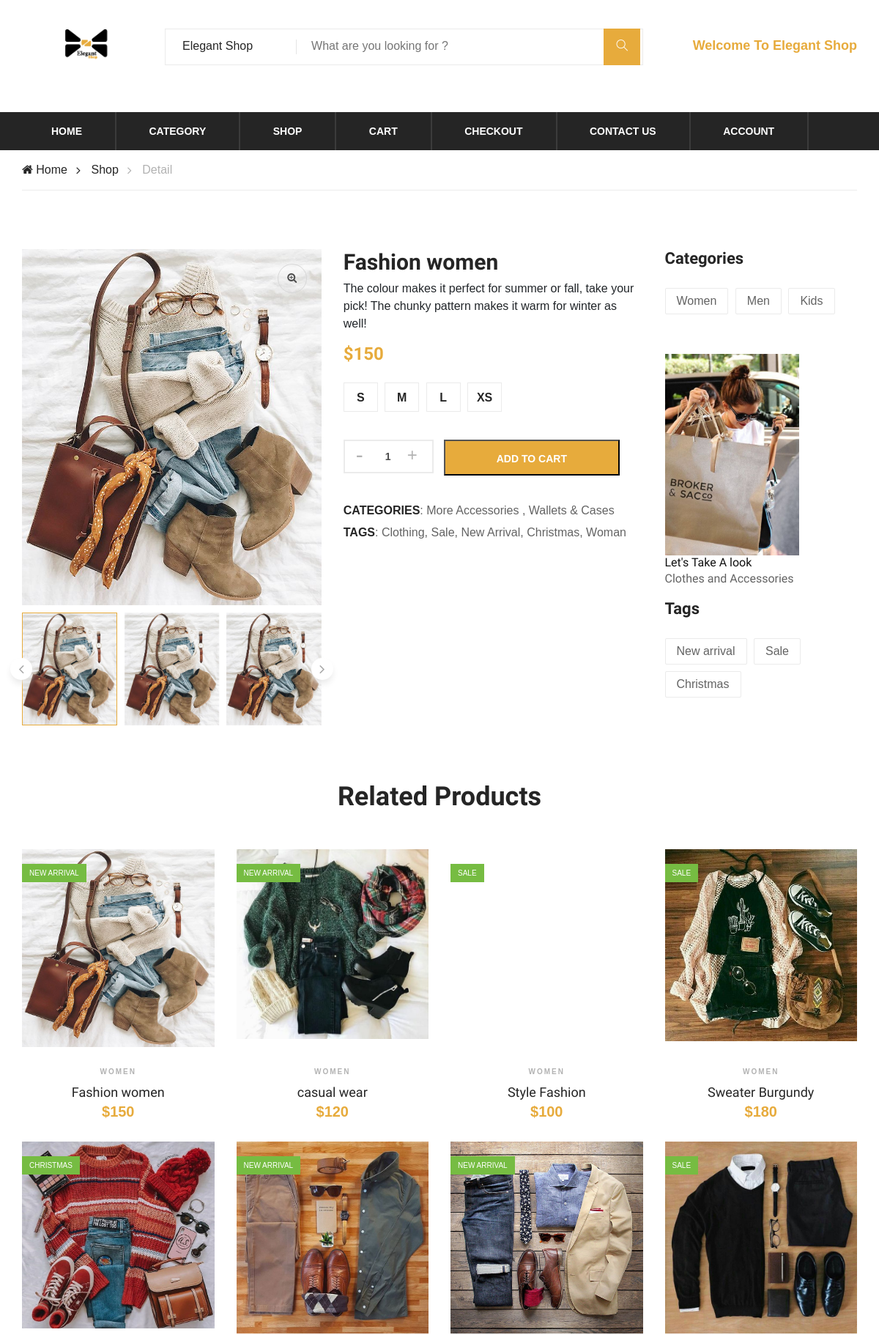
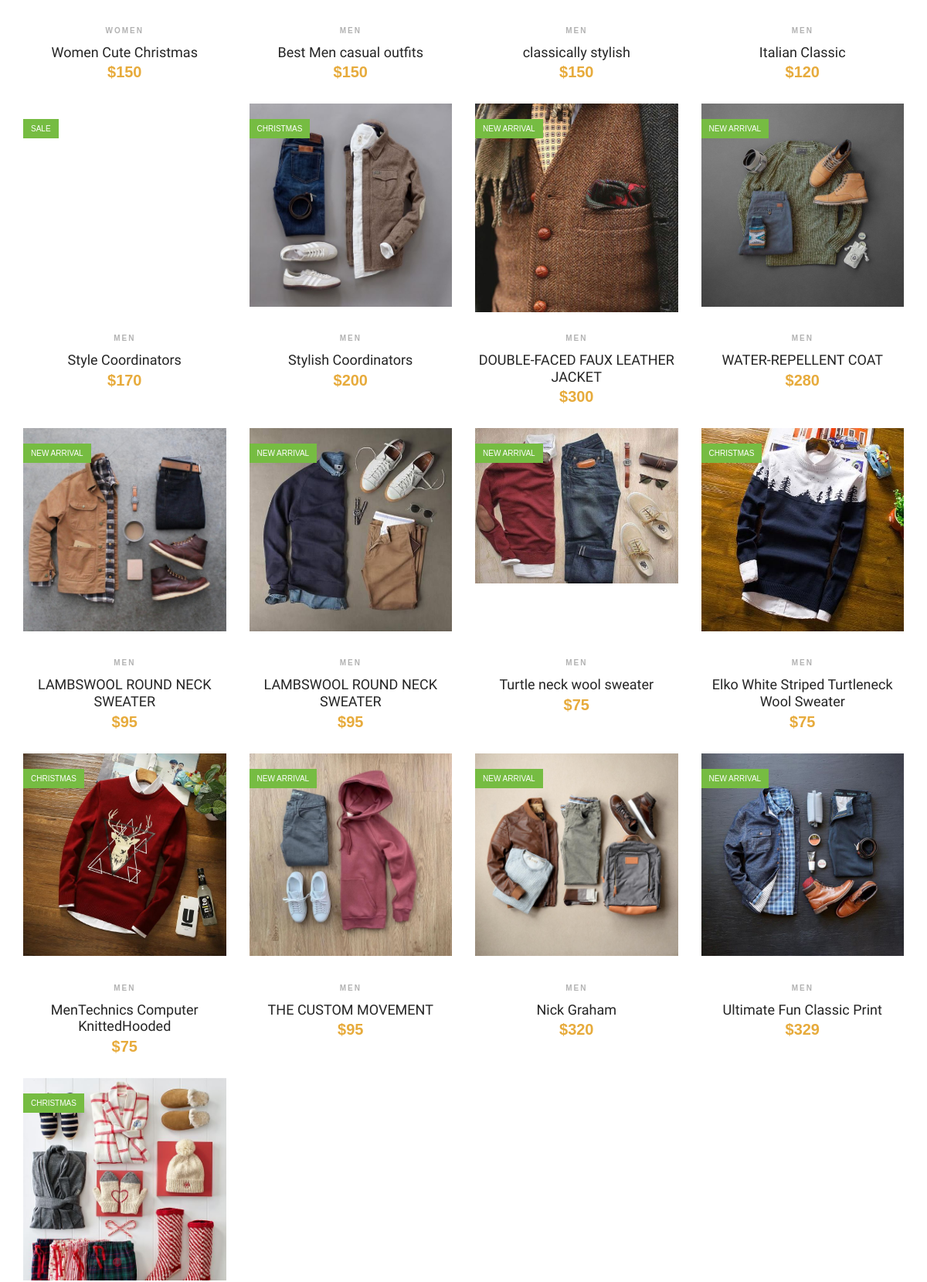
The app's page /product.php?proid=49&&subname=clothes (upper part) with its own data (2 pictures, top to bottom).
### tables this page shows
CREATE TABLE `category` (
  `category_id` int(10) NOT NULL,
  `category_name` varchar(100) NOT NULL,
  `category_image` text NOT NULL,
  `category_tag` varchar(100) NOT NULL,
  `sub_name` varchar(255) NOT NULL,
  `category_image_tag` text NOT NULL
);

CREATE TABLE `products` (
  `products_id` int(10) NOT NULL,
  `products_name` varchar(255) NOT NULL,
  `products_des` varchar(255) NOT NULL,
  `products_image` text NOT NULL,
  `products_price` double NOT NULL,
  `category_name` varchar(255) NOT NULL,
  `size_name` varchar(255) NOT NULL,
  `category_tag` varchar(255) NOT NULL,
  `sub_name` varchar(255) NOT NULL,
  `products_sale` float NOT NULL,
  `category_id` int(10) NOT NULL,
  `sub_id` int(10) NOT NULL
);

### product.php (the view, shortened to what this page needs)
<?php
include('connection.php');
include('header.php');
$proid = $_GET['proid'];
$subname = $_GET['subname'];
?>
<div class="breacrumb-section">
    <div class="container">
        <div class="row">
            <div class="col-lg-12">
                <div class="breadcrumb-text product-more">
                    <a href="./index.php"><i class="fa fa-home"></i> Home</a>
                    <a href="./shop.php">Shop</a>
                    <span>Detail</span>
                </div>
            </div>
        </div>
    </div>
</div>
<section class="product-shop spad page-details">
    <div class="container">
        <div class="row">
            <div class="col-lg-3 col-md-6 col-sm-8 order-2 order-lg-1 produts-sidebar-filter">
                <div class="filter-widget">
                    <h4 class="fw-title">Categories</h4>
                    <div class="fw-tags">
                        <?php
                        $query  = "SELECT * FROM category";
                        $result = mysqli_query($conn, $query);
                        while ($row = mysqli_fetch_assoc($result)) {
                        ?>
                            <a href="category.php?catname=<?php echo $row['category_name']; ?>"><?php echo $row['category_name']; ?></a>
                        <?php
                        };
                        ?>
                    </div>
                </div>
                <div class="filter-widget">
                    <div class="recent-blog">
                        <?php
                        $query  = "SELECT * FROM category WHERE category_name='Women'; ";
                        $result = mysqli_query($conn, $query);
                        while ($row = mysqli_fetch_assoc($result)) {
                        ?>
                            <a href="shop.php" class="rb-item">
                                <div class="rb-pic">
                                    <img src="admin/img/shopgo1.jpeg" width="70%" height="30%" alt="">
                                </div>
                                <div class="rb-text">
                                    <h6>Let's Take A look</h6>
                                    <p>Clothes and Accessories</p>
                                </div>
                            </a>
                        <?php
                        };
                        ?>
                        <div class="filter-widget">
                            <h4 class="fw-title">Tags</h4>
                            <div class="fw-tags">
                                <?php
                                $query  = "SELECT * FROM category";
                                $result = mysqli_query($conn, $query);
                                while ($row = mysqli_fetch_assoc($result)) {
                                ?>
                                    <a href="tagpage.php?tagname=<?php echo $row['category_tag']; ?>"><?php echo $row['category_tag']; ?></a>
                                <?php
                                };
                                ?>
                            </div>
                        </div>
                    </div>
                </div>
            </div>
            <div class="col-lg-9">
                <div class="row">
                    <?php
                    $query  = "SELECT * FROM products WHERE products_id='$proid';";
                    $result = mysqli_query($conn, $query);
                    while ($row = mysqli_fetch_assoc($result)) {
                    ?>
                        <div class="col-lg-6">
                            <div class="product-pic-zoom">
                                <img class="product-big-img" src="admin/<?php echo $row['products_image']; ?>" alt="">
                                <div class="zoom-icon">
                                    <i class="fa fa-search-plus"></i>
                                </div>
                            </div>
                            <div class="product-thumbs">
                                <div class="product-thumbs-track ps-slider owl-carousel">
                                    <div class="pt active" data-imgbigurl="admin/<?php echo $row['products_image']; ?>"><img src="admin/<?php echo $row['products_image']; ?>" alt=""></div>
                                    <div class="pt" data-imgbigurl="admin/<?php echo $row['products_image']; ?>"><img src="admin/<?php echo $row['products_image']; ?>" alt=""></div>
                                    <div class="pt" data-imgbigurl="admin/<?php echo $row['products_image']; ?>"><img src="admin/<?php echo $row['products_image']; ?>" alt=""></div>
                                </div>
                            </div>
                        </div>
                        <div class="col-lg-6">
                            <div class="product-details">
                                <div class="pd-title">
                                    <h3><?php echo $row['products_name']; ?></h3>
                                </div>
                                <div class="pd-desc"><?php echo $row['products_des']; ?></p>
                                    <h4>$<?php echo $row['products_price']; ?><span></span></h4>
                                </div>
                                <div class="pd-size-choose">
                                    <div class="sc-item">
                                        <label for="sm-size">s</label>
                                    </div>
                                    <div class="sc-item">
                                        <label for="md-size">m</label>
                                    </div>
                                    <div class="sc-item">
                                        <label for="lg-size">l</label>
                                    </div>
                                    <div class="sc-item">
                                        <label for="xl-size">xs</label>
                                    </div>
                                </div>
                                <form method="post" action="shopping-cart.php?action=add&pid=<?php echo $row['products_id']; ?>">
                                    <div class="quantity">
                                        <div class="pro-qty">
                                            <input type="text" value="1" name="quantity" size="2">
                                        </div>
                                        <input type="submit" value="Add to Cart" class="btnAddAction primary-btn pd-cart" />
                                    </div>
                                </form>
                                <ul class="pd-tags">
                                    <li><span>CATEGORIES</span>: More Accessories , Wallets & Cases</li>
                                    <li><span>TAGS</span>: Clothing, Sale, New Arrival, Christmas, Woman</li>
                                </ul>
                            </div>
                        </div>
                    <?php
                    };
                    ?>
                </div>
            </div>
        </div>
    </div>
</section>
<div class="related-products spad">
    <div class="container">
        <div class="row">
            <div class="col-lg-12">
                <div class="section-title">
                    <h2>Related Products</h2>
                </div>
            </div>
        </div>
        <div class="row">
            <?php
            $query  = "SELECT * FROM products WHERE sub_name='$subname';";
            $result = mysqli_query($conn, $query);
            while ($row = mysqli_fetch_assoc($result)) {
            ?>
                <div class="col-lg-3 col-sm-6">
                    <div class="product-item">
                        <div class="pi-pic fixedBoxImglargeTag">
                            <img class="ImgSize" src="admin/<?php echo $row['products_image']; ?>" alt="">
                            <div class="sale"><?php echo $row['category_tag']; ?></div>
                        </div>
                        <div class="pi-text">
                            <div class="catagory-name"><?php echo $row['category_name']; ?></div>
                            <a href="#">
                                <h5><?php echo $row['products_name']; ?></h5>
                            </a>
                            <div class="product-price">
                                $<?php echo $row['products_price']; ?>
                            </div>
                        </div>
                    </div>
                </div>
            <?php
            };
            ?>
        </div>
    </div>
</div>
<?php
include('footer.php');
?>

### header.php (style rules this page uses)
.ImgSize { max-width: 100%; max-height: 100%; display: block; }
.fixedBoxImglargeTag { height: 270px; }
body { font-family: 'Varela Round', sans-serif; }

### records on screen
category: category_name "Women", category_tag "New arrival"
category: category_name "Men", category_tag "Sale"
category: category_name "Kids", category_tag "Christmas"
products: products_image (picture), products_name "Fashion women", products_des "The colour makes it perfect for summer or fall, take your pick! The chunky pattern makes it warm for winter as well!", products_price "150", category_tag "NEW ARRIVAL", category_name "WOMEN"
products: products_image (picture), category_tag "NEW ARRIVAL", category_name "WOMEN", products_name "casual wear", products_price "120"
products: category_tag "SALE", category_name "WOMEN", products_name "Style Fashion", products_price "100"
products: products_image (picture), category_tag "SALE", category_name "WOMEN", products_name "Sweater Burgundy", products_price "180"
products: products_image (picture), category_tag "CHRISTMAS", category_name "WOMEN", products_name "Women Cute Christmas", products_price "150"
products: products_image (picture), category_tag "NEW ARRIVAL", category_name "MEN", products_name "Best Men casual outfits", products_price "150"
products: products_image (picture), category_tag "NEW ARRIVAL", category_name "MEN", products_name "classically stylish", products_price "150"
products: products_image (picture), category_tag "SALE", category_name "MEN", products_name "Italian Classic", products_price "120"
products: category_tag "SALE", category_name "MEN", products_name "Style Coordinators", products_price "170"
products: products_image (picture), category_tag "CHRISTMAS", category_name "MEN", products_name "Stylish Coordinators", products_price "200"
products: products_image (picture), category_tag "NEW ARRIVAL", category_name "MEN", products_name "DOUBLE-FACED FAUX LEATHER JACKET", products_price "300"
products: products_image (picture), category_tag "NEW ARRIVAL", category_name "MEN", products_name "WATER-REPELLENT COAT", products_price "280"
products: products_image (picture), category_tag "NEW ARRIVAL", category_name "MEN", products_name "LAMBSWOOL ROUND NECK SWEATER", products_price "95"
products: products_image (picture), category_tag "NEW ARRIVAL", category_name "MEN", products_name "LAMBSWOOL ROUND NECK SWEATER", products_price "95"
products: products_image (picture), category_tag "NEW ARRIVAL", category_name "MEN", products_name "Turtle neck wool sweater", products_price "75"
products: products_image (picture), category_tag "CHRISTMAS", category_name "MEN", products_name "Elko White Striped Turtleneck Wool Sweater", products_price "75"
products: products_image (picture), category_tag "CHRISTMAS", category_name "MEN", products_name "MenTechnics Computer KnittedHooded", products_price "75"
products: products_image (picture), category_tag "NEW ARRIVAL", category_name "MEN", products_name "THE CUSTOM MOVEMENT", products_price "95"
products: products_image (picture), category_tag "NEW ARRIVAL", category_name "MEN", products_name "Nick Graham", products_price "320"
products: products_image (picture), category_tag "NEW ARRIVAL", category_name "MEN", products_name "Ultimate Fun Classic Print", products_price "329"
products: products_image (picture), category_tag "CHRISTMAS"
